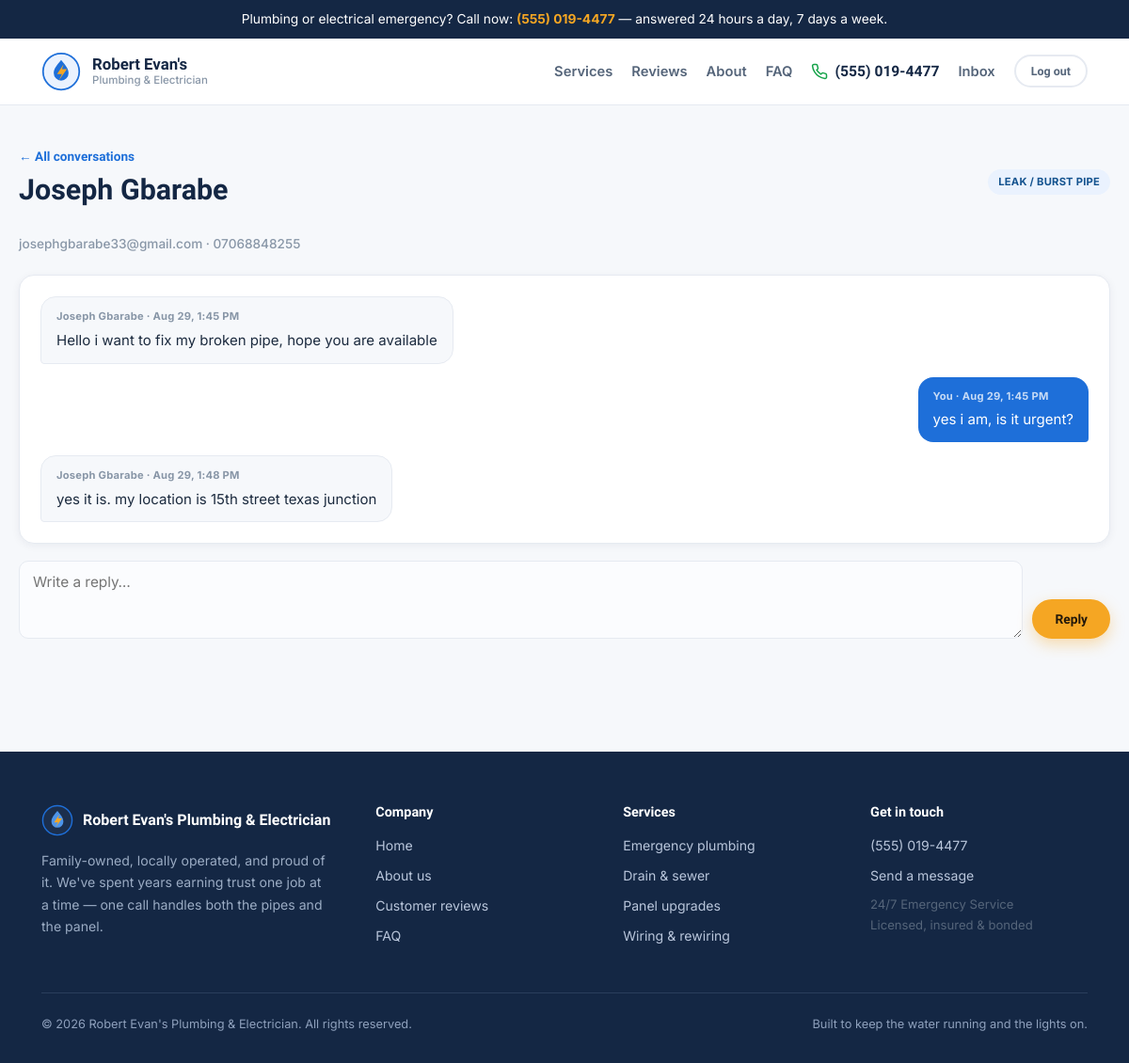
The page /inbox/admin/1/ (signed in) on the database as committed earlier.
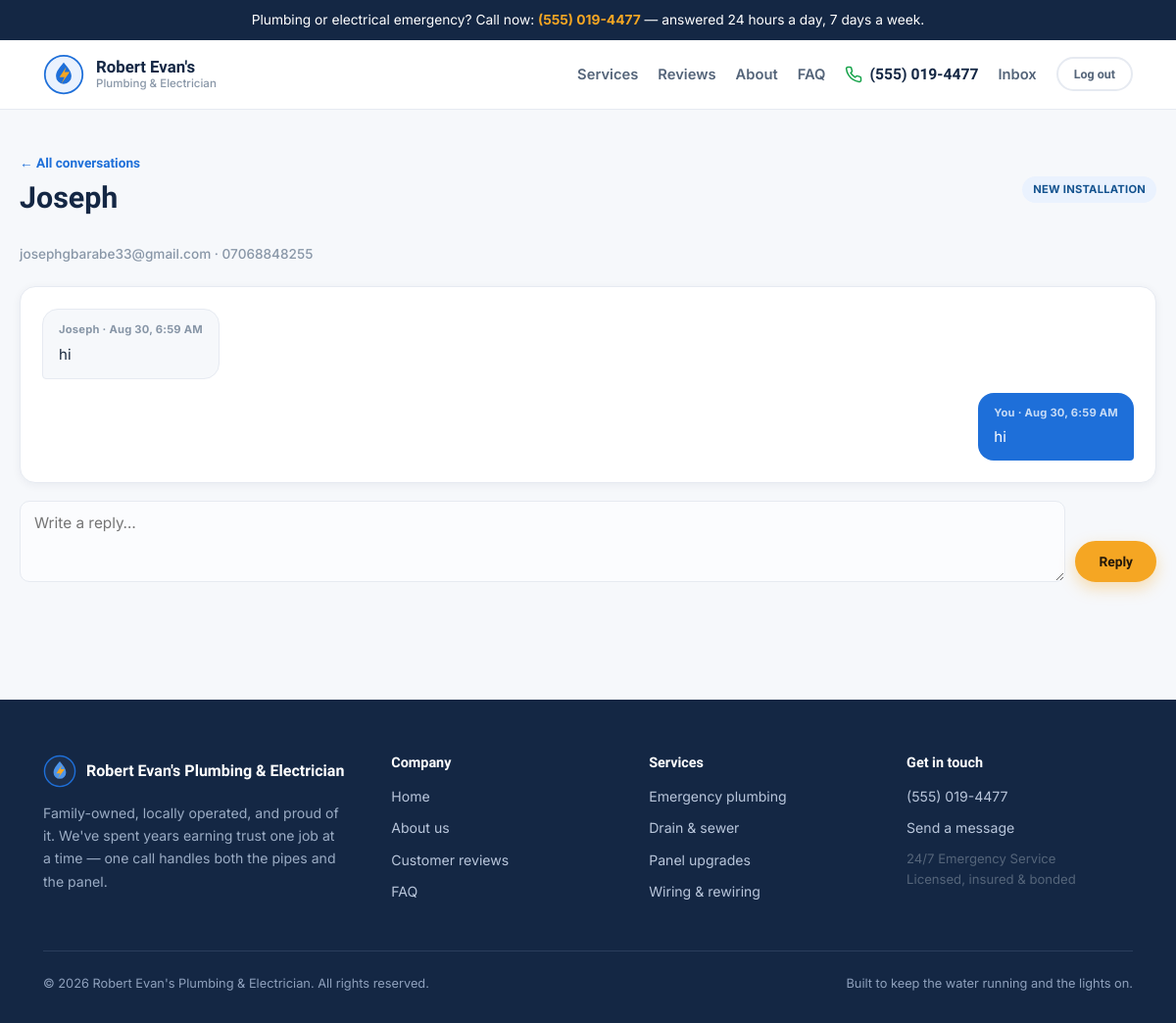
The same page on the database as committed later.
### messaging/models.py (models this page shows, shortened)
class Conversation(models.Model):
    customer = models.OneToOneField(
        settings.AUTH_USER_MODEL, on_delete=models.CASCADE, related_name='conversation'
    )
    topic = models.CharField(max_length=20, choices=TOPIC_CHOICES, default='other')
    is_closed = models.BooleanField(default=False)
    created_at = models.DateTimeField(auto_now_add=True)
    updated_at = models.DateTimeField(auto_now=True)
    class Meta:
        ordering = ['-updated_at']
    def unread_for_staff(self):
        return self.messages.filter(is_read=False, sender_is_staff=False).count()

class Message(models.Model):
    conversation = models.ForeignKey(
        Conversation, on_delete=models.CASCADE, related_name='messages'
    )
    sender = models.ForeignKey(
        settings.AUTH_USER_MODEL, on_delete=models.CASCADE, related_name='sent_messages'
    )
    sender_is_staff = models.BooleanField(default=False)
    body = models.TextField()
    is_read = models.BooleanField(default=False)
    created_at = models.DateTimeField(auto_now_add=True)
    class Meta:
        ordering = ['created_at']

### accounts/models.py (models this page shows, shortened)
class Profile(models.Model):
    user = models.OneToOneField(
        settings.AUTH_USER_MODEL, on_delete=models.CASCADE, related_name='profile'
    )
    phone = models.CharField(max_length=30, blank=True)
    address = models.CharField(max_length=255, blank=True)
    created_at = models.DateTimeField(auto_now_add=True)

### messaging/views.py (the view)
# urls.py: path('admin/<int:pk>/', views.admin_conversation, name='admin_conversation'),
@staff_required
def admin_conversation(request, pk):
    conversation = get_object_or_404(Conversation.objects.select_related('customer'), pk=pk)
    if request.method == 'POST':
        form = ReplyForm(request.POST)
        if form.is_valid():
            Message.objects.create(
                conversation=conversation,
                sender=request.user,
                body=form.cleaned_data['body'],
            )
            preview = form.cleaned_data['body']
            if len(preview) > 120:
                preview = preview[:117] + '…'
            notify_user(
                conversation.customer,
                title=settings.BUSINESS['name'],
                body=preview,
                url='/inbox/dashboard/',
            )
            return redirect('messaging:admin_conversation', pk=pk)
    else:
        form = ReplyForm()
    thread = conversation.messages.select_related('sender').all()
    conversation.messages.filter(sender_is_staff=False, is_read=False).update(is_read=True)
    return render(request, 'messaging/admin_conversation.html', {
        'conversation': conversation,
        'thread': thread,
        'form': form,
    })

### messaging/forms.py
class ReplyForm(forms.Form):
    body = forms.CharField(
        widget=forms.Textarea(attrs={'rows': 3, 'placeholder': 'Write a reply…'}),
        label='',
    )

### core/context_processors.py (called while the page is built)
def business_info(request):
    return {
        'business': settings.BUSINESS,
        'vapid_public_key': settings.VAPID_PUBLIC_KEY,
    }

### messaging/context_processors.py (called while the page is built)
def unread_counts(request):
    user = getattr(request, 'user', None)
    if not user or not user.is_authenticated:
        return {}
    if user.is_staff:
        from .models import Conversation
        total = sum(c.unread_for_staff() for c in Conversation.objects.all())
        return {'unread_count': total}
    from .models import Conversation
    conversation = Conversation.objects.filter(customer=user).first()
    if conversation is None:
        return {'unread_count': 0}
    return {'unread_count': conversation.unread_for_customer()}

### templates/messaging/admin_conversation.html (shortened to what this page needs)
{% extends "base.html" %}
{% block content %}
<div class="container dash-shell">
  <div class="dash-head">
    <div>
      <a href="{% url 'messaging:admin_dashboard' %}" style="font-family:var(--font-display); font-weight:700; font-size:0.85rem; color:var(--blue);">&larr; All conversations</a>
      <h1 style="font-size:1.9rem; margin-top:6px;">{{ conversation.customer.get_full_name|default:conversation.customer.username }}</h1>
    </div>
    <span class="topic-pill">{{ conversation.get_topic_display }}</span>
  </div>
  <p style="font-size:0.85rem; color:var(--ink-faint); font-weight:500; margin-top:-14px; margin-bottom:22px;">
    {{ conversation.customer.email }}
    {% if conversation.customer.profile.phone %} · {{ conversation.customer.profile.phone }}{% endif %}
  </p>
  <div class="thread" id="thread">
    {% for m in thread %}
      <div class="bubble {% if m.sender_is_staff %}mine{% else %}theirs{% endif %}">
        <span class="meta">{% if m.sender_is_staff %}You{% else %}{{ conversation.customer.get_full_name|default:conversation.customer.username }}{% endif %} · {{ m.created_at|date:"M j, g:i A" }}</span>
        {{ m.body|linebreaksbr }}
      </div>
    {% endfor %}
  </div>
  <form method="post" class="reply-box">
    {{ form.body }}
    <button type="submit" class="pill-btn solid">Reply</button>
  </form>
</div>
{% endblock %}

### templates/base.html (shortened to what this page needs)
{% load static %}
<!DOCTYPE html>
<html lang="en">
<head>
  <link rel="stylesheet" href="{% static 'css/style.css' %}">
</head>
<body>
  <div class="emergency-bar">
    Plumbing or electrical emergency? Call now:
    <a href="tel:{{ business.phone }}">{{ business.phone }}</a> — answered 24 hours a day, 7 days a week.
  </div>
  <nav class="nav">
    <div class="nav-inner">
      <a href="{% url 'core:home' %}" class="brand">
        <span class="brand-text">Robert Evan's<small>Plumbing &amp; Electrician</small></span>
      </a>
      <div class="nav-links">
        <a href="{% url 'core:home' %}#services">Services</a>
        <a href="{% url 'core:home' %}#reviews">Reviews</a>
        <a href="{% url 'core:about' %}">About</a>
        <a href="{% url 'core:home' %}#faq">FAQ</a>
        <span class="nav-phone">
          {{ business.phone }}
        </span>
        {% if user.is_authenticated %}
          {% if user.is_staff %}
            <a href="{% url 'messaging:admin_dashboard' %}" class="badge-link">Inbox
            </a>
          {% else %}
            <a href="{% url 'messaging:customer_dashboard' %}" class="badge-link">My messages
              {% if unread_count %}<span class="notify-dot">{{ unread_count }}</span>{% endif %}
            </a>
          {% endif %}
          <form action="{% url 'accounts:logout' %}" method="post" style="display:inline">
            <button type="submit" class="pill-btn ghost sm">Log out</button>
          </form>
        {% else %}
          <a href="{% url 'accounts:login' %}" class="pill-btn ghost sm">Log in</a>
          <a href="{% url 'accounts:register' %}" class="pill-btn solid sm">Get a free quote</a>
        {% endif %}
      </div>
    </div>
  </nav>
  <main>
    {% block content %}{% endblock %}
  </main>
  <footer>
    <div class="container">
      <div class="footer-grid">
        <div>
          <div class="footer-brand">
            <span>{{ business.name }}</span>
          </div>
          <p style="max-width:34ch; font-size:0.88rem; color:#9bacc4;">
            Family-owned, locally operated, and proud of it. We've spent years earning trust one
            job at a time — one call handles both the pipes and the panel.
          </p>
        </div>
        <div>
          <h4>Company</h4>
          <a href="{% url 'core:home' %}">Home</a>
          <a href="{% url 'core:about' %}">About us</a>
          <a href="{% url 'core:home' %}#reviews">Customer reviews</a>
          <a href="{% url 'core:home' %}#faq">FAQ</a>
        </div>
        <div>
          <h4>Services</h4>
          <a href="{% url 'core:home' %}#services">Emergency plumbing</a>
          <a href="{% url 'core:home' %}#services">Drain &amp; sewer</a>
          <a href="{% url 'core:home' %}#services">Panel upgrades</a>
          <a href="{% url 'core:home' %}#services">Wiring &amp; rewiring</a>
        </div>
        <div>
          <h4>Get in touch</h4>
          <a href="tel:{{ business.phone }}">{{ business.phone }}</a>
          <a href="{% url 'core:home' %}#contact">Send a message</a>
          <p style="font-size:0.82rem; margin-top:8px;">{{ business.hours }}<br>Licensed, insured &amp; bonded</p>
        </div>
      </div>
      <div class="footer-bottom">
        <span>© {% now "Y" %} {{ business.name }}. All rights reserved.</span>
        <span>Built to keep the water running and the lights on.</span>
      </div>
    </div>
  </footer>
</body>
</html>

Rows that differ between the two databases and show on the page:
removed Message: Conversation.customer.get_full_name "Joseph Gbarabe", created_at "Aug 29, 1:48 PM", body "yes it is. my location is 15th street texas junction"
changed Conversation "josephgbarabe33@gmail.com": customer.get_full_name "Joseph Gbarabe" → "Joseph"; topic "LEAK / BURST PIPE" → "NEW INSTALLATION"
changed Message (number 1 of 2 on the later page): created_at "Aug 29, 1:45 PM" → "Aug 30, 6:59 AM"; body "Hello i want to fix my broken pipe, hope you are available" → "hi"
changed Message (number 2 of 2 on the later page): created_at "Aug 29, 1:45 PM" → "Aug 30, 6:59 AM"; body "yes i am, is it urgent?" → "hi"
